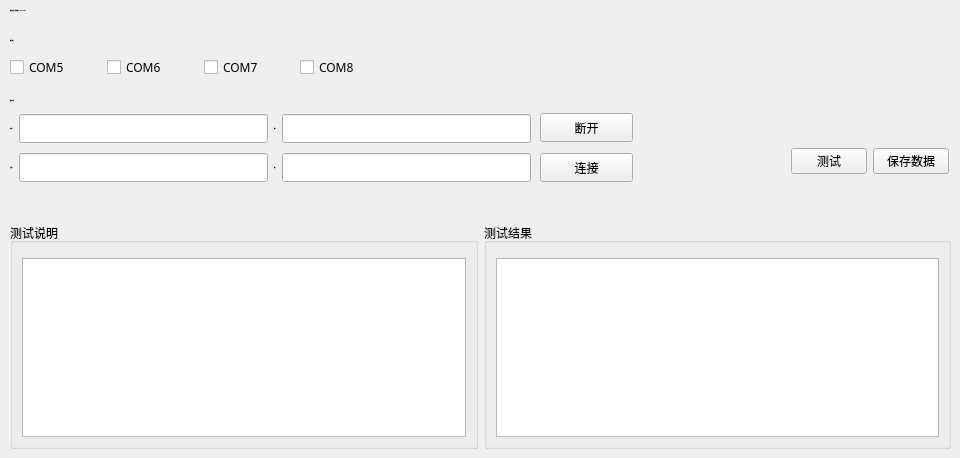
        <widget class="QWidget" name="testexecute_page5">
         <widget class="QLabel" name="testexecute_page5_label_11">
          <property name="geometry">
           <rect>
            <x>10</x>
            <y>90</y>
            <width>153</width>
            <height>21</height>
           </rect>
          </property>
          <property name="font">
           <font>
            <family>Microsoft YaHei</family>
            <pointsize>-1</pointsize>
            <weight>75</weight>
            <bold>true</bold>
           </font>
          </property>
          <property name="text">
           <string>测试配置</string>
          </property>
         </widget>
         <widget class="QLabel" name="testexecute_page5_label_14">
          <property name="geometry">
           <rect>
            <x>10</x>
            <y>0</y>
            <width>241</width>
            <height>21</height>
           </rect>
          </property>
          <property name="font">
           <font>
            <family>Microsoft YaHei</family>
            <pointsize>-1</pointsize>
            <weight>75</weight>
            <bold>true</bold>
           </font>
          </property>
          <property name="text">
           <string>协议转换与控制测试：COM5-COM8</string>
          </property>
         </widget>
         <widget class="QPushButton" name="testexecute_page5_pushButton_local_disconnect">
          <property name="geometry">
           <rect>
            <x>540</x>
            <y>113</y>
            <width>93</width>
            <height>29</height>
           </rect>
          </property>
          <property name="text">
           <string>断开</string>
          </property>
         </widget>
         <widget class="QLabel" name="testexecute_page5_label_17">
          <property name="geometry">
           <rect>
            <x>10</x>
            <y>30</y>
            <width>153</width>
            <height>21</height>
           </rect>
          </property>
          <property name="font">
           <font>
            <family>Microsoft YaHei</family>
            <pointsize>-1</pointsize>
            <weight>75</weight>
            <bold>true</bold>
           </font>
          </property>
          <property name="text">
           <string>测试端口</string>
          </property>
         </widget>
         <widget class="QPushButton" name="testexecute_page5_pushButton_remote_link">
          <property name="geometry">
           <rect>
            <x>540</x>
            <y>153</y>
            <width>93</width>
            <height>29</height>
           </rect>
          </property>
          <property name="text">
           <string>连接</string>
          </property>
         </widget>
         <widget class="QWidget" name="layoutWidget">
          <property name="geometry">
           <rect>
            <x>10</x>
            <y>56</y>
            <width>381</width>
            <height>23</height>
           </rect>
          </property>
          <layout class="QGridLayout" name="gridLayout_17">
           <item row="0" column="0">
            <widget class="QCheckBox" name="testexecute_page5_checkBox_com5">
             <property name="font">
              <font>
               <family>Microsoft YaHei</family>
               <pointsize>9</pointsize>
              </font>
             </property>
             <property name="text">
              <string>COM5</string>
             </property>
            </widget>
           </item>
           <item row="0" column="1">
            <widget class="QCheckBox" name="testexecute_page5_checkBox_com6">
             <property name="font">
              <font>
               <family>Microsoft YaHei</family>
               <pointsize>9</pointsize>
              </font>
             </property>
             <property name="text">
              <string>COM6</string>
             </property>
            </widget>
           </item>
           <item row="0" column="2">
            <widget class="QCheckBox" name="testexecute_page5_checkBox_com7">
             <property name="font">
              <font>
               <family>Microsoft YaHei</family>
               <pointsize>9</pointsize>
              </font>
             </property>
             <property name="text">
              <string>COM7</string>
             </property>
            </widget>
           </item>
           <item row="0" column="3">
            <widget class="QCheckBox" name="testexecute_page5_checkBox_com8">
             <property name="font">
              <font>
               <family>Microsoft YaHei</family>
               <pointsize>9</pointsize>
              </font>
             </property>
             <property name="text">
              <string>COM8</string>
             </property>
            </widget>
           </item>
          </layout>
         </widget>
         <widget class="QWidget" name="layoutWidget">
          <property name="geometry">
           <rect>
            <x>10</x>
            <y>114</y>
            <width>521</width>
            <height>29</height>
           </rect>
          </property>
          <layout class="QGridLayout" name="gridLayout_18">
           <item row="0" column="0">
            <widget class="QLabel" name="testexecute_page5_label_12">
             <property name="font">
              <font>
               <family>Microsoft YaHei</family>
               <pointsize>-1</pointsize>
               <weight>75</weight>
               <bold>true</bold>
              </font>
             </property>
             <property name="text">
              <string>本地IP</string>
             </property>
            </widget>
           </item>
           <item row="0" column="1">
            <widget class="QLineEdit" name="testexecute_page5_lineEdit_local_ip">
             <property name="font">
              <font>
               <family>Microsoft YaHei</family>
               <pointsize>12</pointsize>
              </font>
             </property>
            </widget>
           </item>
           <item row="0" column="2">
            <widget class="QLabel" name="testexecute_page5_label_13">
             <property name="font">
              <font>
               <family>Microsoft YaHei</family>
               <pointsize>-1</pointsize>
               <weight>75</weight>
               <bold>true</bold>
              </font>
             </property>
             <property name="text">
              <string>端口</string>
             </property>
            </widget>
           </item>
           <item row="0" column="3">
            <widget class="QLineEdit" name="testexecute_page5_lineEdit_local_port">
             <property name="font">
              <font>
               <family>Microsoft YaHei</family>
               <pointsize>12</pointsize>
              </font>
             </property>
            </widget>
           </item>
          </layout>
         </widget>
         <widget class="QWidget" name="layoutWidget">
          <property name="geometry">
           <rect>
            <x>10</x>
            <y>153</y>
            <width>521</width>
            <height>29</height>
           </rect>
          </property>
          <layout class="QGridLayout" name="gridLayout_20">
           <item row="0" column="0">
            <widget class="QLabel" name="testexecute_page5_label_15">
             <property name="font">
              <font>
               <family>Microsoft YaHei</family>
               <pointsize>-1</pointsize>
               <weight>75</weight>
               <bold>true</bold>
              </font>
             </property>
             <property name="text">
              <string>远程IP</string>
             </property>
            </widget>
           </item>
           <item row="0" column="1">
            <widget class="QLineEdit" name="testexecute_page5_lineEdit_remote_ip">
             <property name="font">
              <font>
               <family>Microsoft YaHei</family>
               <pointsize>12</pointsize>
              </font>
             </property>
            </widget>
           </item>
           <item row="0" column="2">
            <widget class="QLabel" name="testexecute_page5_label_16">
             <property name="font">
              <font>
               <family>Microsoft YaHei</family>
               <pointsize>-1</pointsize>
               <weight>75</weight>
               <bold>true</bold>
              </font>
             </property>
             <property name="text">
              <string>端口</string>
             </property>
            </widget>
           </item>
           <item row="0" column="3">
            <widget class="QLineEdit" name="testexecute_page5_lineEdit_remote_port">
             <property name="font">
              <font>
               <family>Microsoft YaHei</family>
               <pointsize>12</pointsize>
              </font>
             </property>
            </widget>
           </item>
          </layout>
         </widget>
         <widget class="QWidget" name="layoutWidget">
          <property name="geometry">
           <rect>
            <x>10</x>
            <y>223</y>
            <width>941</width>
            <height>226</height>
           </rect>
          </property>
          <layout class="QGridLayout" name="gridLayout_14">
           <item row="0" column="0">
            <widget class="QGroupBox" name="groupBox_5">
             <property name="title">
              <string>测试说明</string>
             </property>
             <layout class="QGridLayout" name="gridLayout_15">
              <property name="topMargin">
               <number>15</number>
              </property>
              <item row="0" column="0">
               <widget class="QTextBrowser" name="testexecute_page5_textBrowser_guide"/>
              </item>
             </layout>
            </widget>
           </item>
           <item row="0" column="1">
            <widget class="QGroupBox" name="groupBox_6">
             <property name="title">
              <string>测试结果</string>
             </property>
             <layout class="QGridLayout" name="gridLayout_16">
              <property name="topMargin">
               <number>15</number>
              </property>
              <item row="0" column="0">
               <widget class="QTextBrowser" name="testexecute_page5_textBrowser_log"/>
              </item>
             </layout>
            </widget>
           </item>
          </layout>
         </widget>
         <widget class="QWidget" name="layoutWidget">
          <property name="geometry">
           <rect>
            <x>791</x>
            <y>146</y>
            <width>158</width>
            <height>30</height>
           </rect>
          </property>
          <layout class="QGridLayout" name="gridLayout_19">
           <item row="0" column="0">
            <widget class="QPushButton" name="testexecute_page5_pushButton_execute">
             <property name="text">
              <string>测试</string>
             </property>
            </widget>
           </item>
           <item row="0" column="1">
            <widget class="QPushButton" name="testexecute_page5_pushButton_savedata">
             <property name="text">
              <string>保存数据</string>
             </property>
            </widget>
           </item>
          </layout>
         </widget>
        </widget>
